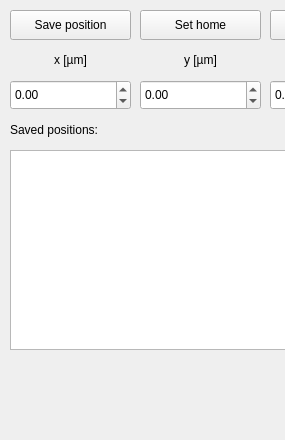
             <widget class="QWidget" name="stScrollAreaContents">
              <property name="geometry">
               <rect>
                <x>0</x>
                <y>0</y>
                <width>285</width>
                <height>440</height>
               </rect>
              </property>
              <property name="minimumSize">
               <size>
                <width>0</width>
                <height>440</height>
               </size>
              </property>
              <widget class="QPushButton" name="moveHome">
               <property name="enabled">
                <bool>true</bool>
               </property>
               <property name="geometry">
                <rect>
                 <x>270</x>
                 <y>10</y>
                 <width>121</width>
                 <height>30</height>
                </rect>
               </property>
               <property name="text">
                <string>Move to home</string>
               </property>
              </widget>
              <widget class="QLabel" name="positionZ_label_2">
               <property name="geometry">
                <rect>
                 <x>270</x>
                 <y>45</y>
                 <width>121</width>
                 <height>30</height>
                </rect>
               </property>
               <property name="text">
                <string>z [µm]</string>
               </property>
               <property name="alignment">
                <set>Qt::AlignCenter</set>
               </property>
              </widget>
              <widget class="QTableView" name="tableView">
               <property name="geometry">
                <rect>
                 <x>10</x>
                 <y>150</y>
                 <width>381</width>
                 <height>200</height>
                </rect>
               </property>
               <property name="minimumSize">
                <size>
                 <width>0</width>
                 <height>100</height>
                </size>
               </property>
               <property name="maximumSize">
                <size>
                 <width>16777215</width>
                 <height>290</height>
                </size>
               </property>
               <property name="lineWidth">
                <number>1</number>
               </property>
              </widget>
              <widget class="QLabel" name="positionY_label_2">
               <property name="geometry">
                <rect>
                 <x>140</x>
                 <y>45</y>
                 <width>121</width>
                 <height>30</height>
                </rect>
               </property>
               <property name="text">
                <string>y [µm]</string>
               </property>
               <property name="alignment">
                <set>Qt::AlignCenter</set>
               </property>
              </widget>
              <widget class="QLabel" name="positionX_label_2">
               <property name="geometry">
                <rect>
                 <x>10</x>
                 <y>45</y>
                 <width>121</width>
                 <height>30</height>
                </rect>
               </property>
               <property name="text">
                <string>x [µm]</string>
               </property>
               <property name="alignment">
                <set>Qt::AlignCenter</set>
               </property>
              </widget>
              <widget class="QLabel" name="positionX_label_3">
               <property name="geometry">
                <rect>
                 <x>10</x>
                 <y>115</y>
                 <width>121</width>
                 <height>30</height>
                </rect>
               </property>
               <property name="text">
                <string>Saved positions:</string>
               </property>
               <property name="alignment">
                <set>Qt::AlignLeading|Qt::AlignLeft|Qt::AlignVCenter</set>
               </property>
              </widget>
              <widget class="QDoubleSpinBox" name="setPositionX">
               <property name="geometry">
                <rect>
                 <x>10</x>
                 <y>80</y>
                 <width>121</width>
                 <height>30</height>
                </rect>
               </property>
               <property name="decimals">
                <number>2</number>
               </property>
               <property name="minimum">
                <double>-150000.000000000000000</double>
               </property>
               <property name="maximum">
                <double>150000.000000000000000</double>
               </property>
               <property name="singleStep">
                <double>10.000000000000000</double>
               </property>
               <property name="value">
                <double>0.000000000000000</double>
               </property>
              </widget>
              <widget class="QDoubleSpinBox" name="setPositionZ">
               <property name="geometry">
                <rect>
                 <x>270</x>
                 <y>80</y>
                 <width>121</width>
                 <height>30</height>
                </rect>
               </property>
               <property name="decimals">
                <number>3</number>
               </property>
               <property name="minimum">
                <double>-150000.000000000000000</double>
               </property>
               <property name="maximum">
                <double>150000.000000000000000</double>
               </property>
               <property name="singleStep">
                <double>10.000000000000000</double>
               </property>
               <property name="value">
                <double>0.000000000000000</double>
               </property>
              </widget>
              <widget class="QPushButton" name="setHome">
               <property name="enabled">
                <bool>true</bool>
               </property>
               <property name="geometry">
                <rect>
                 <x>140</x>
                 <y>10</y>
                 <width>121</width>
                 <height>30</height>
                </rect>
               </property>
               <property name="text">
                <string>Set home</string>
               </property>
              </widget>
              <widget class="QDoubleSpinBox" name="setPositionY">
               <property name="geometry">
                <rect>
                 <x>140</x>
                 <y>80</y>
                 <width>121</width>
                 <height>30</height>
                </rect>
               </property>
               <property name="decimals">
                <number>2</number>
               </property>
               <property name="minimum">
                <double>-150000.000000000000000</double>
               </property>
               <property name="maximum">
                <double>150000.000000000000000</double>
               </property>
               <property name="singleStep">
                <double>10.000000000000000</double>
               </property>
               <property name="value">
                <double>0.000000000000000</double>
               </property>
              </widget>
              <widget class="QPushButton" name="savePosition">
               <property name="enabled">
                <bool>true</bool>
               </property>
               <property name="geometry">
                <rect>
                 <x>10</x>
                 <y>10</y>
                 <width>121</width>
                 <height>30</height>
                </rect>
               </property>
               <property name="text">
                <string>Save position</string>
               </property>
              </widget>
             </widget>
